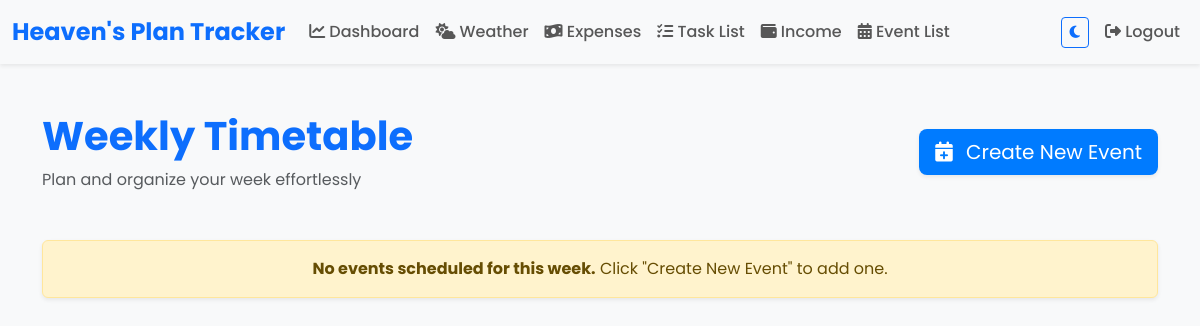
The app's page /timetable/ (signed in), older data.
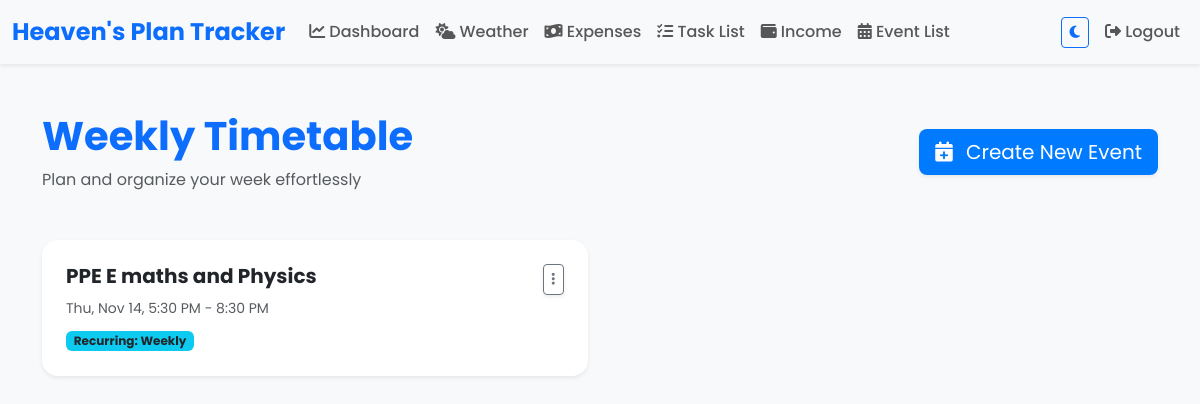
The same page, newer data.
### timetable/models.py (models this page shows, shortened)
class Event(models.Model):
    class RecurringOption(models.TextChoices):
        NONE = 'none', 'None'
        DAILY = 'daily', 'Daily'
        WEEKLY = 'weekly', 'Weekly'
        MONTHLY = 'monthly', 'Monthly'
    user = models.ForeignKey(User, on_delete=models.CASCADE)
    title = models.CharField(max_length=200)
    description = models.TextField(blank=True, null=True)
    start_time = models.DateTimeField()
    end_time = models.DateTimeField()
    task = models.OneToOneField('todo.Task', on_delete=models.CASCADE, null=True, blank=True)
    is_task = models.BooleanField(default=False)
    recurring_option = models.CharField(
        max_length=10, choices=RecurringOption.choices, default=RecurringOption.NONE
    )
    def get_next_occurrences(self, from_date=None, num_occurrences=5):
        if from_date is None:
            from_date = timezone.now()
        occurrences = []
        current_occurrence = self.start_time
        delta = {
            'daily': timedelta(days=1),
            'weekly': timedelta(weeks=1),
            'monthly': relativedelta(months=1)
        }.get(self.recurring_option, None)
        if delta:
            while len(occurrences) < num_occurrences:
                if current_occurrence >= from_date:
                    occurrences.append(current_occurrence)
                current_occurrence += delta
        return occurrences

### timetable/views.py (the view, shortened to what this page needs)
# urls.py: path('', views.event_list, name='event_list'),
@login_required
def event_list(request):
    now = timezone.now()
    events = Event.objects.filter(user=request.user).order_by('start_time')
    all_events = []
    for event in events:
        if event.recurring_option != 'none':
            occurrences = event.get_next_occurrences(from_date=now, num_occurrences=1)
            if occurrences:
                first_occurrence = occurrences[0]
                all_events.append({
                    'id': event.id,
                    'title': event.title,
                    'description': event.description,
                    'start_time': first_occurrence,
                    'end_time': first_occurrence + (event.end_time - event.start_time),
                    'recurring_option': event.get_recurring_option_display(),
                })
    return render(request, 'timetable/event_list.html', {'events': all_events, 'now': now})

### templates/timetable/event_list.html (shortened to what this page needs)
{% extends 'base.html' %}
{% block content %}
<div class="container my-5">
    <div class="d-flex flex-column flex-md-row justify-content-between align-items-center mb-5 animate-fade-in">
        <div>
            <h1 class="display-6 fw-bold text-primary mb-2">Weekly Timetable</h1>
            <p class="text-muted mb-0">Plan and organize your week effortlessly</p>
        </div>
        <div class="mt-3 mt-md-0">
            <a href="{% url 'timetable:create_event' %}" class="btn btn-primary btn-lg shadow-sm">
                <i class="fas fa-calendar-plus me-2"></i> Create New Event
            </a>
        </div>
    </div>
    {% if events %}
    <div class="row gy-4 animate-slide-up">
        {% for event in events %}
        <div class="col-lg-6 col-md-12">
            <div class="card event-card p-4 rounded-4 shadow-sm position-relative">
                <div class="d-flex align-items-start justify-content-between">
                    <div>
                        <h5 class="fw-bold text-dark">{{ event.title }}</h5>
                        <small class="text-muted">
                            {{ event.start_time|date:"D, M j, g:i A" }} - {{ event.end_time|date:"g:i A" }}
                        </small>
                        {% if event.recurring_option %}
                        <div class="mt-2">
                            <span class="badge bg-info text-dark">Recurring: {{ event.recurring_option }}</span>
                        </div>
                        {% endif %}
                    </div>
                    <div class="dropdown">
                        <button class="btn btn-sm btn-outline-secondary dropdown-toggle shadow-sm" type="button" data-bs-toggle="dropdown" aria-expanded="false" title="Actions">
                            <i class="fas fa-ellipsis-v"></i>
                        </button>
                    </div>
                </div>
            </div>
        </div>
        {% endfor %}
    </div>
    {% else %}
    <div class="alert alert-warning text-center shadow-sm mt-5 animate-fade-in">
        <strong>No events scheduled for this week.</strong> Click "Create New Event" to add one.
    </div>
    {% endif %}
</div>
{% endblock %}

Row changes from the older to the newer data that the page shows:
added Event: title "PPE E maths and Physics", start_time "Thu, Nov 14, 5:30 PM", end_time "8:30 PM", recurring_option "Weekly"
Text that changed along with them:
text no longer shown: "No events scheduled for this week. Click \"Create New Event\" to add one."
